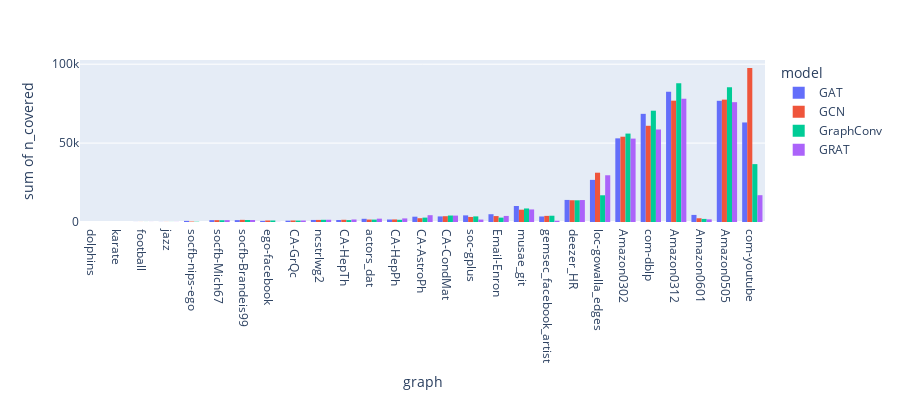

Notebook cell for this chart:
### Code cell
fig = px.histogram(Full, x="graph", y="n_covered",
             color='model', barmode='group',
             height=400)
fig.show()

### Figure 1 — Plotly figure (JSON) as saved in the notebook; plotly's stock layout.template omitted (floating-point values rounded to 4 significant figures)
{"data": [{"alignmentgroup": "True", "bingroup": "x", "histfunc": "sum", "hovertemplate": "model=GAT<br>graph=%{x}<br>sum of n_covered=%{y}<extra></extra>", "legendgroup": "GAT", "marker": {"color": "#636efa"}, "name": "GAT", "offsetgroup": "GAT", "orientation": "v", "showlegend": true, "type": "histogram", "x": ["dolphins", "karate", "football", "jazz", "socfb-nips-ego", "socfb-Mich67", "socfb-Brandeis99", "ego-facebook", "CA-GrQc", "ncstrlwg2", "CA-HepTh", "actors_dat", "CA-HepPh", "CA-AstroPh", "CA-CondMat", "soc-gplus", "Email-Enron", "musae_git", "gemsec_facebook_artist", "deezer_HR", "loc-gowalla_edges", "Amazon0302", "com-dblp", "Amazon0312", "Amazon0601", "Amazon0505", "com-youtube"], "xaxis": "x", "y": [7, 13, 36, 57, 707, 1185, 1196, 723, 845, 1306, 1281, 2032, 1582, 3365, 3539, 4201, 4932, 10125, 3497, 13992, 26691, 53017, 68533, 82541, 4491, 76803, 63082], "yaxis": "y"}, {"alignmentgroup": "True", "bingroup": "x", "histfunc": "sum", "hovertemplate": "model=GCN<br>graph=%{x}<br>sum of n_covered=%{y}<extra></extra>", "legendgroup": "GCN", "marker": {"color": "#EF553B"}, "name": "GCN", "offsetgroup": "GCN", "orientation": "v", "showlegend": true, "type": "histogram", "x": ["dolphins", "karate", "football", "jazz", "socfb-nips-ego", "socfb-Mich67", "socfb-Brandeis99", "ego-facebook", "CA-GrQc", "ncstrlwg2", "CA-HepTh", "actors_dat", "CA-HepPh", "CA-AstroPh", "CA-CondMat", "soc-gplus", "Email-Enron", "musae_git", "gemsec_facebook_artist", "deezer_HR", "loc-gowalla_edges", "Amazon0302", "com-dblp", "Amazon0312", "Amazon0601", "Amazon0505", "com-youtube"], "xaxis": "x", "y": [4, 13, 31, 51, 293, 1176, 1362, 961, 960, 1317, 1410, 1554, 1614, 2402, 3669, 3195, 3743, 7803, 3876, 13785, 31243, 54046, 60971, 76890, 2371, 77545, 97527], "yaxis": "y"}, {"alignmentgroup": "True", "bingroup": "x", "histfunc": "sum", "hovertemplate": "model=GraphConv<br>graph=%{x}<br>sum of n_covered=%{y}<extra></extra>", "legendgroup": "GraphConv", "marker": {"color": "#00cc96"}, "name": "GraphConv", "offsetgroup": "GraphConv", "orientation": "v", "showlegend": true, "type": "histogram", "x": ["dolphins", "karate", "football", "jazz", "socfb-nips-ego", "socfb-Mich67", "socfb-Brandeis99", "ego-facebook", "CA-GrQc", "ncstrlwg2", "CA-HepTh", "actors_dat", "CA-HepPh", "CA-AstroPh", "CA-CondMat", "soc-gplus", "Email-Enron", "musae_git", "gemsec_facebook_artist", "deezer_HR", "loc-gowalla_edges", "Amazon0302", "com-dblp", "Amazon0312", "Amazon0601", "Amazon0505", "com-youtube"], "xaxis": "x", "y": [4, 11, 33, 42, 175, 1112, 1288, 963, 908, 1403, 1208, 1525, 1404, 2787, 4107, 3556, 2768, 8572, 3974, 13751, 16938, 56035, 70532, 87891, 1966, 85385, 36679], "yaxis": "y"}, {"alignmentgroup": "True", "bingroup": "x", "histfunc": "sum", "hovertemplate": "model=GRAT<br>graph=%{x}<br>sum of n_covered=%{y}<extra></extra>", "legendgroup": "GRAT", "marker": {"color": "#ab63fa"}, "name": "GRAT", "offsetgroup": "GRAT", "orientation": "v", "showlegend": true, "type": "histogram", "x": ["dolphins", "karate", "football", "jazz", "socfb-nips-ego", "socfb-Mich67", "socfb-Brandeis99", "ego-facebook", "CA-GrQc", "ncstrlwg2", "CA-HepTh", "actors_dat", "CA-HepPh", "CA-AstroPh", "CA-CondMat", "soc-gplus", "Email-Enron", "musae_git", "gemsec_facebook_artist", "deezer_HR", "loc-gowalla_edges", "Amazon0302", "com-dblp", "Amazon0312", "Amazon0601", "Amazon0505", "com-youtube"], "xaxis": "x", "y": [3, 13, 35, 61, 8, 1194, 1276, 94, 948, 1420, 1596, 2114, 2275, 4311, 4063, 1549, 3855, 7960, 804, 13911, 29615, 52859, 58628, 78118, 1668, 75931, 16988], "yaxis": "y"}], "layout": {"barmode": "group", "height": 400, "legend": {"title": {"text": "model"}, "tracegroupgap": 0}, "margin": {"t": 60}, "xaxis": {"anchor": "y", "domain": [0, 1], "title": {"text": "graph"}}, "yaxis": {"anchor": "x", "domain": [0, 1], "title": {"text": "sum of n_covered"}}}}
